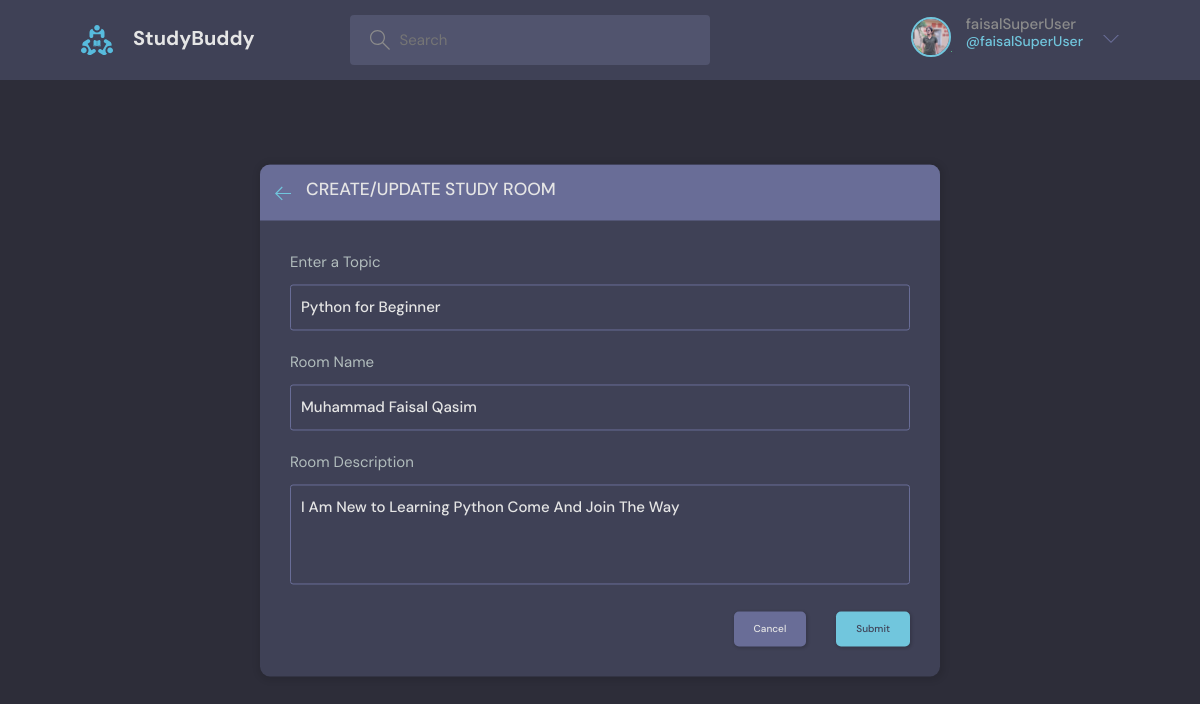
Page /update-room/1 (signed in) on the committed database.
### base/models.py (models this page shows, shortened)
class User(AbstractUser):
    name = models.CharField(max_length=200, null=True)
    email = models.EmailField(unique=True, null=True)
    bio = models.TextField(null=True)
    avatar = models.ImageField(("avatar"), null=True, default="avatar.svg")
    USERNAME_FIELD = 'email'
    REQUIRED_FIELDS = []

class Room(models.Model):
    host = models.ForeignKey(User, verbose_name=(
        "host"), on_delete=models.SET_NULL, null=True)
    topic = models.ForeignKey(Topic, verbose_name=(
        "topic"), on_delete=models.SET_NULL, null=True)
    name = models.CharField(("name"), max_length=50)
    participants = models.ManyToManyField(User, related_name='participants')
    desc = models.TextField(("desc"), null=True, blank=True)
    created = models.DateTimeField(("created"), auto_now_add=True)
    updated = models.DateTimeField(("updated"), auto_now=True)
    class Meta:
        ordering = ['-updated', '-created']

class Topic(models.Model):
    name = models.CharField(("name"), max_length=100)
    created = models.DateTimeField(("created"), auto_now_add=True)
    updated = models.DateTimeField(("updated"), auto_now=True)
    def __str__(self):
        return self.name

### base/views.py (the view, shortened to what this page needs)
# urls.py: path('update-room/<str:id>', views.updateRoom, name='update-room'),
@login_required(login_url='login')
def updateRoom(request, id):
    room = Room.objects.get(id=id)
    room_form = RoomForm(instance=room)
    topics = Topic.objects.all()
    if request.user != room.host:
        return HttpResponse('You Are Not Allowed Here')
    context = {
        'room_form': room_form, 'topics': topics,
        'room': room}
    return render(request, 'base/room_form.html', context)

### base/forms.py
class RoomForm(ModelForm):
    class Meta:
        model = Room
        fields = '__all__'

### base/templates/base/room_form.html (shortened to what this page needs)
{% extends 'main.html' %} {% block title %}Create Room Form{% endblock title %}
{% block content %}
<main class="create-room layout">
  <div class="container">
    <div class="layout__box">
      <div class="layout__boxHeader">
        <div class="layout__boxTitle">
          <a href="{{request.META.HTTP_REFERER}}">
            <svg
              version="1.1"
              xmlns="http://www.w3.org/2000/svg"
              width="32"
              height="32"
              viewBox="0 0 32 32"
            >
              <title>arrow-left</title>
              <path
                d="M13.723 2.286l-13.723 13.714 13.719 13.714 1.616-1.611-10.96-10.96h27.625v-2.286h-27.625l10.965-10.965-1.616-1.607z"
              ></path>
            </svg>
          </a>
          <h3>Create/Update Study Room</h3>
        </div>
      </div>
      <div class="layout__body">
        <form class="form" action="" method="POST">
          <div class="form__group">
            <label for="room_topic">Enter a Topic</label>
            <input
              required
              type="text"
              value="{{room.topic.name}}"
              name="topic"
              list="topic-list"
            />
          </div>
          <div class="form__group">
            <label for="room_name">Room Name</label>
            {{room_form.name}}
          </div>
          <div class="form__group">
            <label for="room_description">Room Description</label>
            {{room_form.desc}}
          </div>
          <div class="form__action">
            <a class="btn btn--dark" href="{{request.META.HTTP_REFERER}}"
              >Cancel</a
            >
            <button class="btn btn--main" type="submit">Submit</button>
          </div>
        </form>
      </div>
    </div>
  </div>
</main>
{% endblock content %}

### templates/nav.html (shortened to what this page needs)
{% load static %}
<header class="header header--loggedIn">
  <div class="container">
    <a href="{% url 'rooms' %}" class="header__logo">
      <img src="{% static 'images/logo.svg' %}" />
      <h1>StudyBuddy</h1>
    </a>
    <form class="header__search">
      <label>
        <input name="q" placeholder="Search" />
      </label>
    </form>
    <nav class="header__menu">
      <div class="header__user">
        <a href="{% url 'profile' user.id %}">
          <div class="avatar avatar--medium active">
            <img src="{{user.avatar.url}}" alt="{{user.name}}" />
          </div>
          <p>{{ user.username }} <span>@{{ user.username }}</span></p>
        </a>
        <button class="dropdown-button">
          <svg
            version="1.1"
            xmlns="http://www.w3.org/2000/svg"
            width="32"
            height="32"
            viewBox="0 0 32 32"
          >
            <title>chevron-down</title>
            <path d="M16 21l-13-13h-3l16 16 16-16h-3l-13 13z"></path>
          </svg>
        </button>
      </div>
    </nav>
  </div>
</header>

### rows in the picture
User: avatar (picture), username "faisalSuperUser"
Room: topic "Python for Beginner", name "Muhammad Faisal Qasim", desc "I Am New to Learning Python Come And Join The Way"
